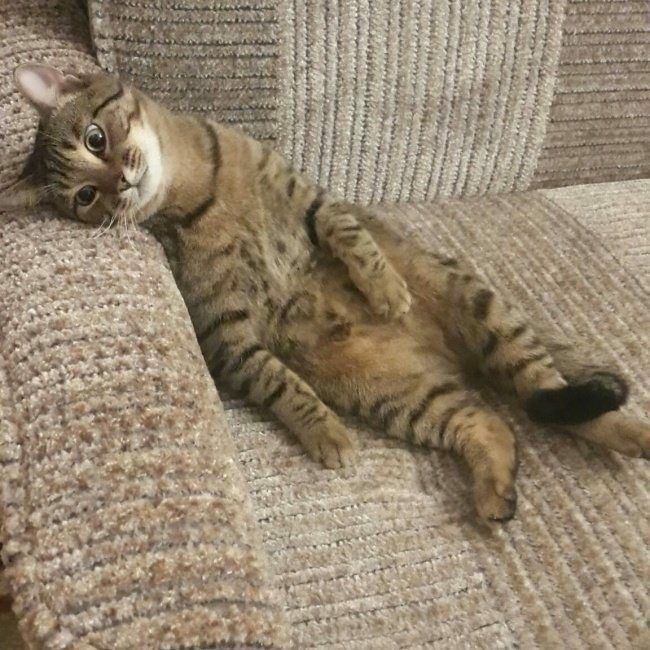
#> input picture Lab2/teoria/kotek.jpg, 650 x 650 px
$ jupyter execute progowanie.ipynb
#> lines starting #> are read from the running program, lines starting #| are printed output that depends on the picture; after the words box and inside, x2 and y2 are one past the last pixel; in counts of white or black regions, pixels touching at a corner belong together
Proste progowanie obrazu na składowej V, modelu HSV

[cell 1]
import cv2
import numpy as np
import matplotlib.pyplot as plt

from PIL import Image

[cell 2]
img = cv2.imread('kotek.jpg',cv2.IMREAD_COLOR)
#> img is the input picture: shape (650, 650, 3); mean B, G, R 111.3, 132.9, 148

img_RGB = cv2.cvtColor(img, cv2.COLOR_BGR2RGB)

Image.fromarray(img_RGB)

[cell 3]
# zmiana obarzu na obraz w skali szarości
img_Gray = cv2.cvtColor(img, cv2.COLOR_BGR2GRAY)
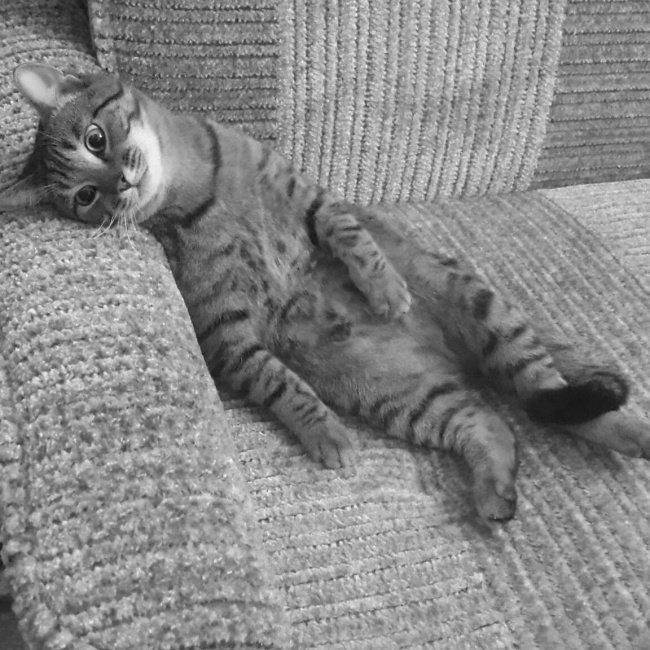
#> img_Gray: shape (650, 650); min 12, max 249, mean 134.9

Image.fromarray(img_Gray)

[cell 4]
_ = plt.hist(img_Gray.flatten(), bins=256)
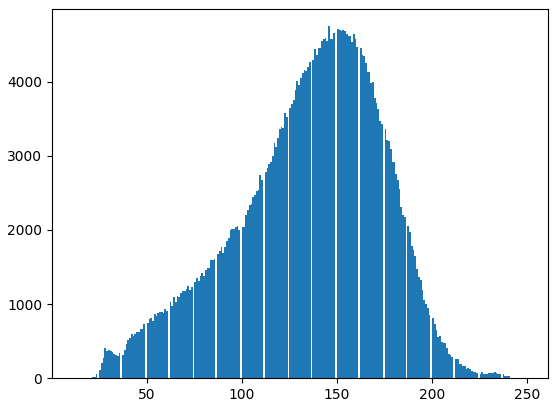
#> figure drawn by matplotlib, 1 panel; tallest bar 4750 high, from x = 145.3 to 146.2

Dokumentację funkcji progującej OpenCV znajdziesz pod linkiem: https://docs.opencv.org/4.5.3/d7/d1b/group__imgproc__misc.html#gae8a4a146d1ca78c626a53577199e9c57

Zwróć uwagę na różne dostępne typy progowania (`Threshold Types`)!

[cell 5]
# progowanie obrazu - metoda threshold OpenCV; parametry: obraz, próg,
# w przypadku cv2.THRESH_BINARY_INV wartości powyżej progu uzyskają wartość trzeciego parametru (255)
(T, img_threshInv) = cv2.threshold(img_Gray, 130, 255, cv2.THRESH_BINARY_INV)
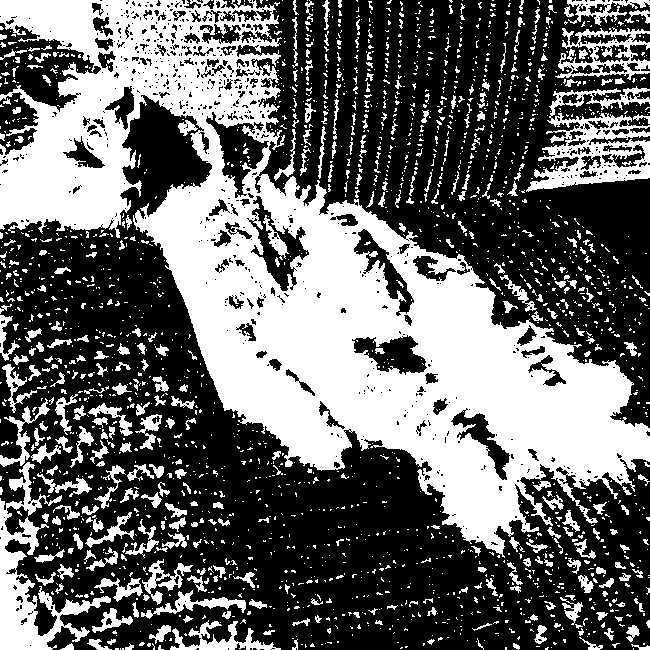
#> img_threshInv: shape (650, 650); 40.4% white; 2212 white regions (1849 under 20 px), largest, box (x1, y1, x2, y2) and area: (0, 0, 650, 558) 122154, (0, 462, 111, 650) 5671, (526, 86, 650, 192) 5416

print('Próg: ',T)

Image.fromarray(img_threshInv)
